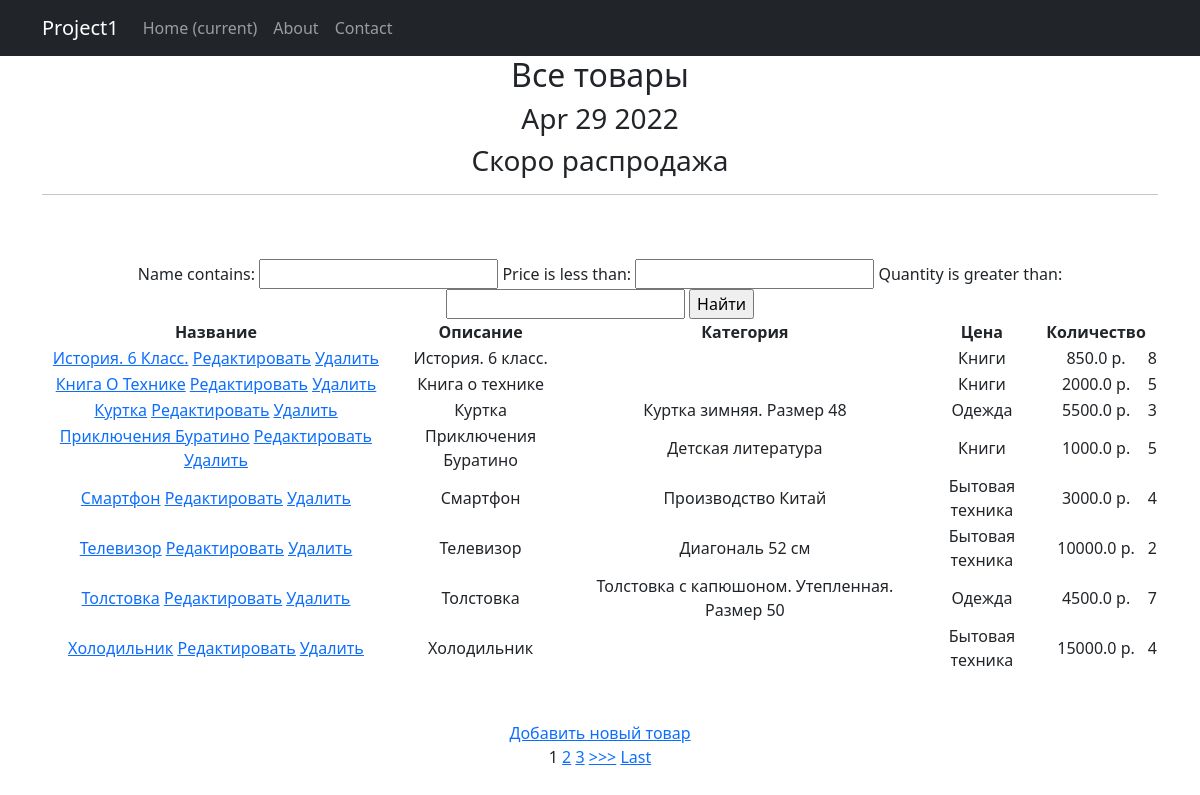
Screenshot of /products/ with the database file from the repository.
### simpleapp/models.py (models this page shows, shortened)
class Product(models.Model):
    name = models.CharField(
        max_length=50,
        unique=True, # названия товаров не должны повторяться
    )
    description = models.TextField()
    quantity = models.IntegerField(
        validators=[MinValueValidator(0,'Quantity should be >= 0')],
    )
    category = models.ForeignKey(
        to='Category',
        on_delete=models.CASCADE,
        related_name='products', # все продукты в категории будут доступны через поле products
    )
    price = models.FloatField(
        validators=[MinValueValidator(0.0)],
    )

class Category(models.Model):
    name = models.CharField(max_length=100, unique=True)

### simpleapp/views.py (the view)
# urls.py: path('', ProductsList.as_view()),
class ProductsList(ListView):
    model = Product
    ordering = 'name'
    template_name = 'products.html'
    context_object_name = 'products'
    paginate_by = 1
    def get_context_data(self, **kwargs):
        context = super().get_context_data(**kwargs)
        context['time_now'] = datetime.utcnow()
        context['next_sale'] = 'Скоро распродажа'
        context['filter'] = ProductFilter(self.request.GET, queryset=self.get_queryset())
        return context

### simpleapp/templatetags/custom_filter.py (called while the page is built)
@register.filter()
def currency(value, code='rub'):
   postfix = CURRENCIES_SYMBOLS[code]
   return f'{value} {postfix}'

### simpleapp/templatetags/custom_tags.py (called while the page is built)
@register.simple_tag()
def current_time(format_string='%b %d %Y'):
   return datetime.utcnow().strftime(format_string)

### templates/products.html (shortened to what this page needs)
{% extends 'flatpages/default.html' %}
{% load custom_filter %}
{% load custom_tags %}
{% block content %}
<h2>Все товары</h2>
<h3>{% current_time '%b %d %Y' %}</h3>
<h3> {{ next_sale|default_if_none:"Чуть позже сообщим о распродаже!" }} </h3>
<hr>
<br>
<br>
<form method="GET">
    {{ filter.form }}
    <input type="submit" value="Найти">
</form>
{% if products %}
<table>
           <thead>
               <th>Название</th>
               <th>Описание</th>
               <th>Категория</th>
               <th>Цена</th>
               <th>Количество</th>
           </thead>
           {% for product in filter.qs %}
           <tr>
                <td>
                    <a href="{% url 'product_detail' product.id %}">{{ product.name|title }}</a>
                    <a href="{% url 'product_update' product.id %}"><u>Редактировать</u></a>
                    <a href="{% url 'product_delete' product.id %}"><u> Удалить </u></a>
                </td>
               <td>{{ product.name }}</td>
               <td>{{ product.description }}</td>
               <td>{{ product.category.name }}</td>
               <td>{{ product.price|currency }}</td>
               <td>{{ product.quantity }}</td>
           </tr>
           {% endfor %}
       </table>
   {% else %}
       <h2>Товаров нет!</h2>
   {% endif %}
<br>
<br>
    <a href="{% url 'product_create' %}">Добавить новый товар</a> <br>
    {% if is_paginated %}
    {% for num in page_obj.paginator.page_range %}
        {% if page_obj.number == num %}
            <a>{{ num }}</a>
        {% elif num > page_obj.number|add:'-3' and num < page_obj.number|add:'3' %}
            <a href="?page={{ num }}">{{ num }}</a>
        {% endif %}
    {% endfor %}
    {% if page_obj.has_next %}
        <a href="?page={{ page_obj.next_page_number }}">>>></a>
        <a href="?page={{ page_obj.paginator.num_pages }}">Last</a>
    {% endif %}
{% endif %}
{% endblock content %}

### templates/flatpages/default.html (shortened to what this page needs)
<!DOCTYPE html>
<html lang="en">
    <head>
        {% load static %}
        <link href="{% static 'css/styles.css' %}" rel="stylesheet" />
    </head>
    <body>
        <nav class="navbar navbar-expand-lg navbar-dark bg-dark static-top">
           <div class="container">
               <a class="navbar-brand" href="#">Project1</a>
               <div class="collapse navbar-collapse" id="navbarResponsive">
                   <ul class="navbar-nav ml-auto">
                       <li class="nav-item active">
                           <a class="nav-link" href="#">Home
                               <span class="sr-only">(current)</span>
                           </a>
                       </li>
                       <li class="nav-item">
                           <a class="nav-link" href="/about/">About</a>
                       </li>
                       <li class="nav-item">
                           <a class="nav-link" href="/contact/">Contact</a>
                       </li>
                   </ul>
               </div>
           </div>
        </nav>
        <div class="container">
           <div class="row">
               <div class="col-lg-12 text-center">
                   {% block content %}{% endblock content %}
               </div>
           </div>
        </div>
    </body>
</html>

### rows the page displays
Product: name "История. 6 Класс.", name "История. 6 класс.", category.name "Книги", price "850.0 p.", quantity "8"
Product: name "Книга О Технике", name "Книга о технике", category.name "Книги", price "2000.0 p.", quantity "5"
Product: name "Куртка", description "Куртка зимняя. Размер 48", category.name "Одежда", price "5500.0 p.", quantity "3"
Product: name "Приключения Буратино", description "Детская литература", category.name "Книги", price "1000.0 p.", quantity "5"
Product: name "Смартфон", description "Производство Китай", category.name "Бытовая техника", price "3000.0 p.", quantity "4"
Product: name "Телевизор", description "Диагональ 52 см", category.name "Бытовая техника", price "10000.0 p.", quantity "2"
Product: name "Толстовка", description "Толстовка с капюшоном. Утепленная. Размер 50", category.name "Одежда", price "4500.0 p.", quantity "7"
Product: name "Холодильник", category.name "Бытовая техника", price "15000.0 p.", quantity "4"

### other values shown
{{ next_sale|default_if_none:"Чуть позже сообщим о распродаже!" }} "Скоро распродажа"
{{ num }} "1"
{{ num }} "2" "3"
